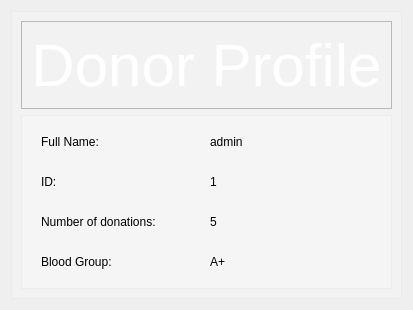
      <widget class="QWidget" name="donor_profile">
       <attribute name="title">
        <string>Profile</string>
       </attribute>
       <layout class="QHBoxLayout" name="horizontalLayout_15">
        <item>
         <widget class="QFrame" name="frame_26">
          <property name="styleSheet">
           <string notr="true">*{border-image:none;
background-color: rgba(255, 255, 255, 50);}
</string>
          </property>
          <property name="frameShape">
           <enum>QFrame::StyledPanel</enum>
          </property>
          <property name="frameShadow">
           <enum>QFrame::Raised</enum>
          </property>
          <layout class="QVBoxLayout" name="verticalLayout_18">
           <item alignment="Qt::AlignTop">
            <widget class="QFrame" name="frame_27">
             <property name="minimumSize">
              <size>
               <width>0</width>
               <height>80</height>
              </size>
             </property>
             <property name="styleSheet">
              <string notr="true">background-color: none</string>
             </property>
             <property name="frameShape">
              <enum>QFrame::StyledPanel</enum>
             </property>
             <property name="frameShadow">
              <enum>QFrame::Raised</enum>
             </property>
             <layout class="QHBoxLayout" name="horizontalLayout_14">
              <property name="spacing">
               <number>20</number>
              </property>
              <item>
               <widget class="QLabel" name="label_18">
                <property name="font">
                 <font>
                  <pointsize>45</pointsize>
                 </font>
                </property>
                <property name="styleSheet">
                 <string notr="true">color: rgb(255, 255, 255);
</string>
                </property>
                <property name="text">
                 <string>Donor Profile</string>
                </property>
                <property name="alignment">
                 <set>Qt::AlignCenter</set>
                </property>
               </widget>
              </item>
             </layout>
            </widget>
           </item>
           <item>
            <widget class="QFrame" name="frame_28">
             <property name="sizePolicy">
              <sizepolicy hsizetype="Preferred" vsizetype="Expanding">
               <horstretch>0</horstretch>
               <verstretch>0</verstretch>
              </sizepolicy>
             </property>
             <property name="styleSheet">
              <string notr="true">QLabel{
	font: 20pt &quot;MS Shell Dlg 2&quot;;
background-color: rgba(255, 255, 255, 0);
}

#frame_29, #frame_30, #frame_31, #frame_33{
background-color: rgba(255, 255, 255, 0);
}</string>
             </property>
             <property name="frameShape">
              <enum>QFrame::StyledPanel</enum>
             </property>
             <property name="frameShadow">
              <enum>QFrame::Raised</enum>
             </property>
             <layout class="QVBoxLayout" name="verticalLayout_21">
              <item>
               <widget class="QFrame" name="frame_29">
                <property name="frameShape">
                 <enum>QFrame::StyledPanel</enum>
                </property>
                <property name="frameShadow">
                 <enum>QFrame::Raised</enum>
                </property>
                <layout class="QHBoxLayout" name="horizontalLayout_16">
                 <item alignment="Qt::AlignLeft|Qt::AlignVCenter">
                  <widget class="QLabel" name="label_19">
                   <property name="text">
                    <string>Full Name: </string>
                   </property>
                  </widget>
                 </item>
                 <item>
                  <widget class="QLabel" name="profile_name">
                   <property name="text">
                    <string>admin</string>
                   </property>
                  </widget>
                 </item>
                </layout>
               </widget>
              </item>
              <item>
               <widget class="QFrame" name="frame_30">
                <property name="frameShape">
                 <enum>QFrame::StyledPanel</enum>
                </property>
                <property name="frameShadow">
                 <enum>QFrame::Raised</enum>
                </property>
                <layout class="QHBoxLayout" name="horizontalLayout_17">
                 <item alignment="Qt::AlignLeft|Qt::AlignVCenter">
                  <widget class="QLabel" name="label_20">
                   <property name="text">
                    <string>ID:</string>
                   </property>
                  </widget>
                 </item>
                 <item>
                  <widget class="QLabel" name="profile_id">
                   <property name="text">
                    <string>1</string>
                   </property>
                  </widget>
                 </item>
                </layout>
               </widget>
              </item>
              <item>
               <widget class="QFrame" name="frame_31">
                <property name="frameShape">
                 <enum>QFrame::StyledPanel</enum>
                </property>
                <property name="frameShadow">
                 <enum>QFrame::Raised</enum>
                </property>
                <layout class="QHBoxLayout" name="horizontalLayout_18">
                 <item alignment="Qt::AlignLeft|Qt::AlignVCenter">
                  <widget class="QLabel" name="label_21">
                   <property name="text">
                    <string>Number of donations:</string>
                   </property>
                  </widget>
                 </item>
                 <item>
                  <widget class="QLabel" name="profile_num_dons">
                   <property name="text">
                    <string>5</string>
                   </property>
                  </widget>
                 </item>
                </layout>
               </widget>
              </item>
              <item>
               <widget class="QFrame" name="frame_33">
                <property name="frameShape">
                 <enum>QFrame::StyledPanel</enum>
                </property>
                <property name="frameShadow">
                 <enum>QFrame::Raised</enum>
                </property>
                <layout class="QHBoxLayout" name="horizontalLayout_19">
                 <item alignment="Qt::AlignLeft|Qt::AlignVCenter">
                  <widget class="QLabel" name="label_22">
                   <property name="text">
                    <string>Blood Group:</string>
                   </property>
                  </widget>
                 </item>
                 <item>
                  <widget class="QLabel" name="profile_blood_type">
                   <property name="text">
                    <string>A+</string>
                   </property>
                  </widget>
                 </item>
                </layout>
               </widget>
              </item>
             </layout>
            </widget>
           </item>
          </layout>
         </widget>
        </item>
       </layout>
      </widget>
